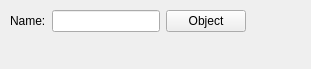
<ui version="4.0" >
 <class>ArgFindObject</class>
 <widget class="QWidget" name="ArgFindObject" >
  <property name="geometry" >
   <rect>
    <x>0</x>
    <y>0</y>
    <width>311</width>
    <height>69</height>
   </rect>
  </property>
  <layout class="QVBoxLayout" >
   <property name="margin" >
    <number>10</number>
   </property>
   <item>
    <layout class="QHBoxLayout" >
     <item>
      <widget class="QLabel" name="textLabel1" >
       <property name="text" >
        <string>Name:</string>
       </property>
      </widget>
     </item>
     <item>
      <widget class="KLineEdit" name="NameEdit" />
     </item>
     <item>
      <widget class="KPushButton" name="FindButton" >
       <property name="font" >
        <font>
         <pointsize>9</pointsize>
         <weight>50</weight>
         <italic>false</italic>
         <bold>false</bold>
         <underline>false</underline>
         <strikeout>false</strikeout>
        </font>
       </property>
       <property name="toolTip" >
        <string>Select object from a list</string>
       </property>
       <property name="whatsThis" >
        <string>Opens the Find Object dialog, which allows you to select an object from the list of known objects.  When an object has been selected, its name will appear in the "dir" box at left.</string>
       </property>
       <property name="text" >
        <string>Object</string>
       </property>
      </widget>
     </item>
     <item>
      <spacer>
       <property name="orientation" >
        <enum>Qt::Horizontal</enum>
       </property>
       <property name="sizeType" >
        <enum>QSizePolicy::Expanding</enum>
       </property>
       <property name="sizeHint" stdset="0" >
        <size>
         <width>40</width>
         <height>20</height>
        </size>
       </property>
      </spacer>
     </item>
    </layout>
   </item>
   <item>
    <spacer>
     <property name="orientation" >
      <enum>Qt::Vertical</enum>
     </property>
     <property name="sizeType" >
      <enum>QSizePolicy::Expanding</enum>
     </property>
     <property name="sizeHint" stdset="0" >
      <size>
       <width>20</width>
       <height>40</height>
      </size>
     </property>
    </spacer>
   </item>
  </layout>
 </widget>
 <layoutdefault spacing="6" margin="11" />
 <pixmapfunction>qPixmapFromMimeSource</pixmapfunction>
 <customwidgets>
  <customwidget>
   <class>KLineEdit</class>
   <extends>QLineEdit</extends>
   <header>klineedit.h</header>
  </customwidget>
  <customwidget>
   <class>KPushButton</class>
   <extends>QPushButton</extends>
   <header>kpushbutton.h</header>
  </customwidget>
 </customwidgets>
 <resources/>
 <connections/>
</ui>
